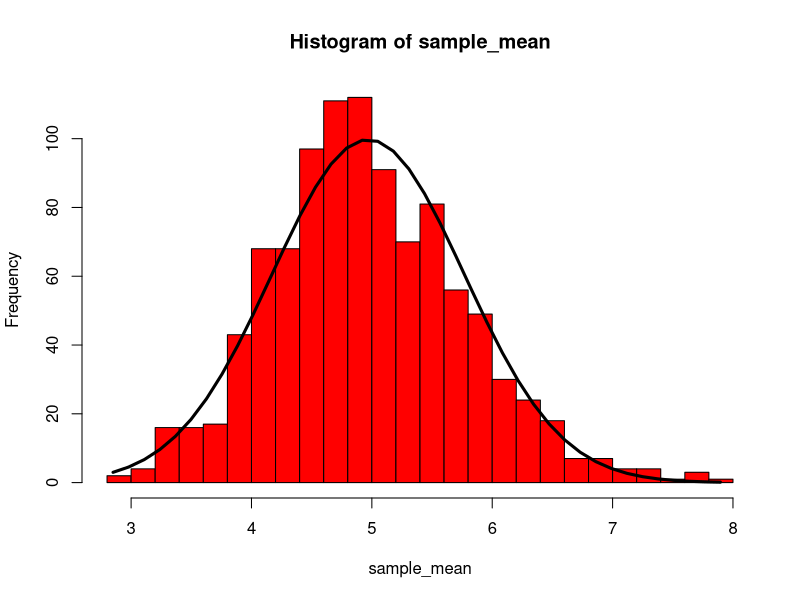

Write R code to recreate this figure.
## ---- chunk 1
library(knitr)
opts_chunk$set(echo = TRUE, results = 'hold')  
## ---- chunk 2
#Set the constants
set.seed(50) # Make simulation reproducible
lambda <- 0.2  # set for rex, the rate parameter
samples <- 40 #number of exponetials being distributed
sim <- 1000 # number of tests
sample_mean <- NULL #initalize sample_mean
for (i in 1:sim) sample_mean <- c(sample_mean, mean(rexp(samples, lambda)))
## ---- chunk 3
mean_of_means<- round(mean(sample_mean))
mean_of_means
## ---- chunk 4
mu <- 1/lambda 
mu
## ---- chunk 5
#var() function to get sample variance 
variance_sample<-var(sample_mean)
variance_sample
## ---- chunk 6
sd <- 1/lambda/sqrt(samples)
sd
## ---- chunk 7
variance_theoretical<- sd^2
variance_theoretical
## ---- chunk 8
#Note that histograms are strongly affected by the number of bins used
normal_curve_hist <- hist(sample_mean, breaks=30, col = "red") 
#Add a normal curve
xfit <- seq(min(sample_mean), max(sample_mean), length = 40) #dictates 
yfit <- dnorm(xfit, mean = mean(sample_mean), sd = sd(sample_mean)) 
yfit <- yfit  * diff(normal_curve_hist$mids[1:2]) * length(sample_mean) 
lines(xfit, yfit, lwd=3)
